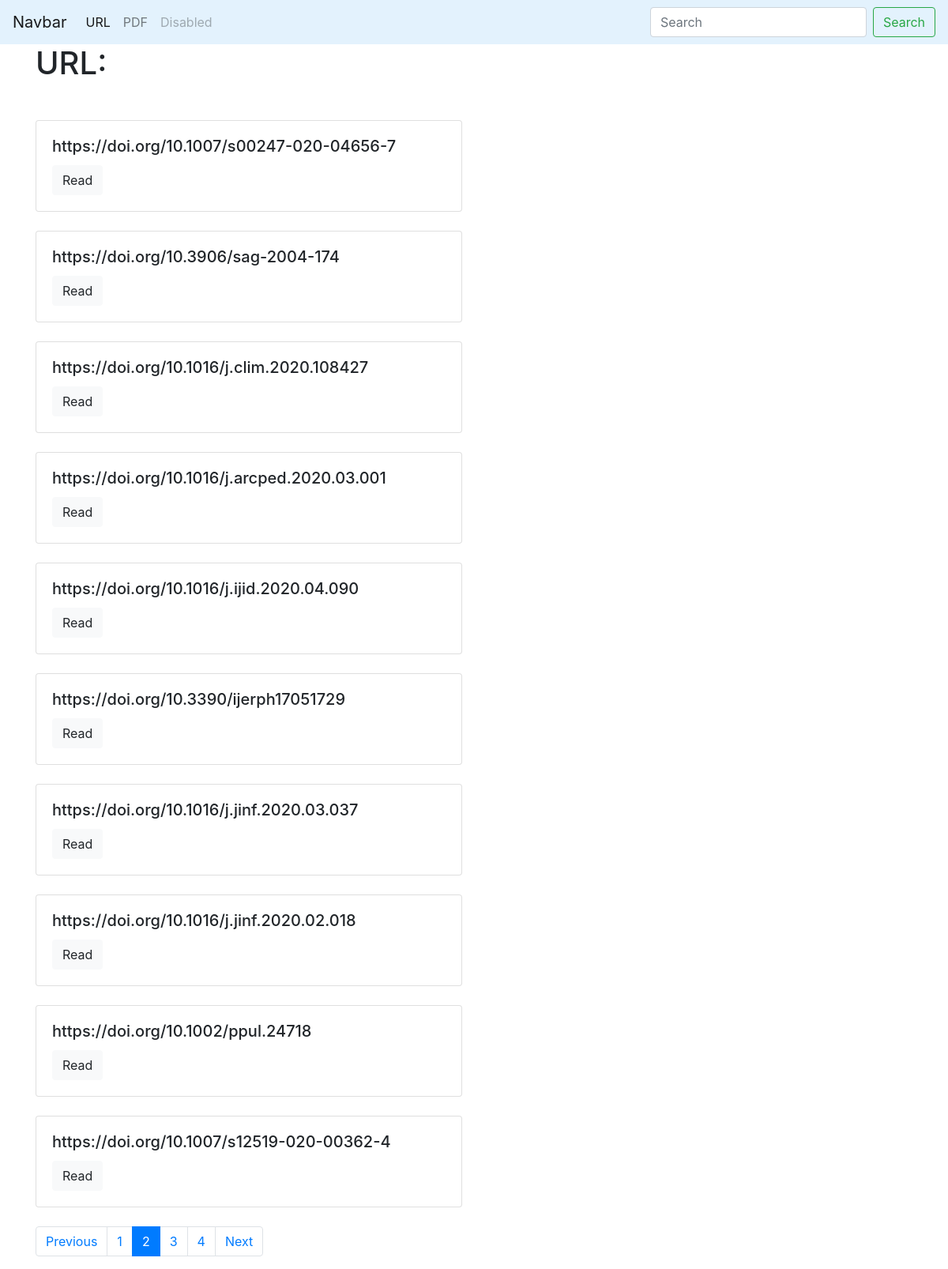
Screenshot of /blog/?page=2 with the database file from the repository.
### blog/models.py (models this page shows)
class DOI(models.Model):
	doi = models.CharField(max_length= 150)

### blog/views.py (the view)
# urls.py: path('',post_list, name='post_list_url'),
def post_list(request):
	posts = DOI.objects.all()
	paginator = Paginator(posts,10)
	page_number = request.GET.get('page', 1)
	page = paginator.get_page(page_number)
	is_paginated = page.has_other_pages()
	if page.has_previous():
		prev_url = '?page={}'.format(page.previous_page_number())
	else:
		prev_url = ''
	if page.has_next():
		next_url = '?page={}'.format(page.next_page_number())
	else:
		next_url = ''
	context = {
	'posts':page,
	'is_paginated' : is_paginated,
	'next_url': next_url,
	'prev_url': prev_url
	}
	return render(request,'blog/index.html',context = context)

### blog/templates/blog/index.html (shortened to what this page needs)
{% extends 'blog/base_blog.html' %}
{% block content %}
<h1 class="mb-5">URL:</h1>
 {% for i in posts.object_list %}
 {% include 'blog/includes/post_card_template.html' %}
 {% endfor %}
 {% if is_paginated %}
      <nav aria-label="...">
  <ul class="pagination">
    <li class="page-item {% if not prev_url %} disabled {% endif %}">
      <a class="page-link" href="{{prev_url}}" tabindex="-1" aria-disabled="true">Previous</a>
    </li>
    {% for n in posts.paginator.page_range %}
    {% if posts.number == n %}
     <li class="page-item active" aria-current="page">
      <a class="page-link" href="?page={{n}}"> {{n}} <span class="sr-only">(current)</span></a>
    </li>
    {% elif n > posts.number|add:-3 and n < posts.number|add:3 %}
    <li class="page-item"><a class="page-link" href="?page={{n}}">{{n}}</a></li>
    {% endif %}
    {% endfor %}
    <li class="page-item {% if not next_url %} disabled {% endif %}">
      <a class="page-link" href="{{next_url}}" tabindex="-1" aria-disabled="true">Next </a>
    </li>
  </ul>
</nav>
{% endif %}
{% endblock %}

### blog/templates/blog/includes/post_card_template.html
<div class="card mb-4">
  <div class="card-body">
    <h5 class="card-title">{{i.doi}}</h5>
    <a href="{{ i.doi }}" class="btn btn-light">Read</a>
  </div>
</div>

### rows the page displays
DOI: doi "https://doi.org/10.1007/s00247-020-04656-7"
DOI: doi "https://doi.org/10.3906/sag-2004-174"
DOI: doi "https://doi.org/10.1016/j.clim.2020.108427"
DOI: doi "https://doi.org/10.1016/j.arcped.2020.03.001"
DOI: doi "https://doi.org/10.1016/j.ijid.2020.04.090"
DOI: doi "https://doi.org/10.3390/ijerph17051729"
DOI: doi "https://doi.org/10.1016/j.jinf.2020.03.037"
DOI: doi "https://doi.org/10.1016/j.jinf.2020.02.018"
DOI: doi "https://doi.org/10.1002/ppul.24718"
DOI: doi "https://doi.org/10.1007/s12519-020-00362-4"

### other values shown
{{ n }} "1" "3" "4"
{{ n }} "2"
